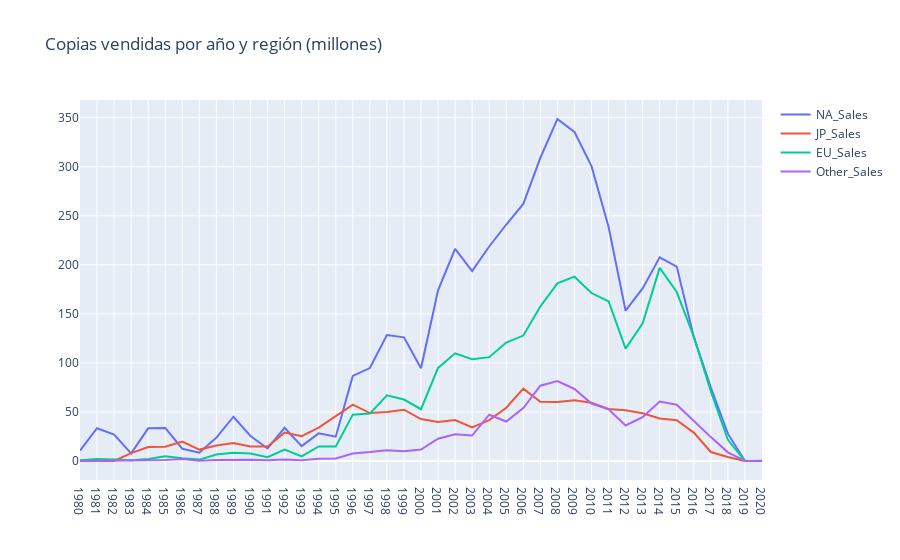

Here is the notebook cell this chart was saved with:
### Code cell
agg_regiones = {'NA_Sales': 'sum',
 'JP_Sales': 'sum',
 'EU_Sales': 'sum',
 'Other_Sales': 'sum'}

df_Region_Year = df_Games_per_Year.groupby("Year_of_Release").agg(agg_regiones).reset_index()
fig = go.Figure()

for region in agg_regiones.keys():
    fig.add_trace(go.Scatter(x=df_Region_Year["Year_of_Release"], y=df_Region_Year[region], mode="lines", name=region,))

fig.update_layout(title="Copias vendidas por año y región (millones)")
fig.update_xaxes(type='category')
fig.write_html("gráficas/Ventas_Año_Región.html")
fig.show()
